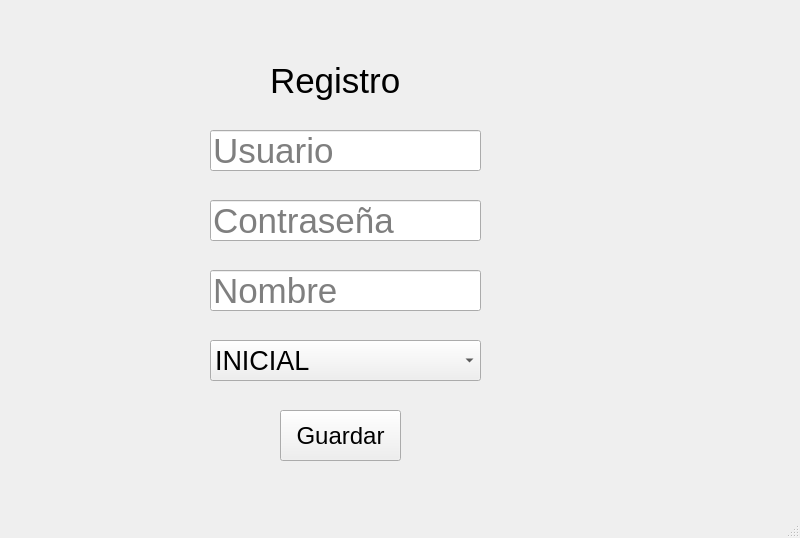
<?xml version="1.0" encoding="UTF-8"?>
<ui version="4.0">
 <class>MainWindow</class>
 <widget class="QMainWindow" name="MainWindow">
  <property name="geometry">
   <rect>
    <x>0</x>
    <y>0</y>
    <width>800</width>
    <height>538</height>
   </rect>
  </property>
  <property name="windowTitle">
   <string>MainWindow</string>
  </property>
  <widget class="QWidget" name="centralwidget">
   <widget class="QLabel" name="label">
    <property name="geometry">
     <rect>
      <x>270</x>
      <y>50</y>
      <width>131</width>
      <height>61</height>
     </rect>
    </property>
    <property name="font">
     <font>
      <pointsize>26</pointsize>
     </font>
    </property>
    <property name="text">
     <string>Registro</string>
    </property>
   </widget>
   <widget class="QLineEdit" name="lineEdit">
    <property name="geometry">
     <rect>
      <x>210</x>
      <y>130</y>
      <width>271</width>
      <height>41</height>
     </rect>
    </property>
    <property name="font">
     <font>
      <pointsize>26</pointsize>
     </font>
    </property>
    <property name="placeholderText">
     <string>Usuario</string>
    </property>
   </widget>
   <widget class="QLineEdit" name="lineEdit_2">
    <property name="geometry">
     <rect>
      <x>210</x>
      <y>200</y>
      <width>271</width>
      <height>41</height>
     </rect>
    </property>
    <property name="font">
     <font>
      <pointsize>26</pointsize>
     </font>
    </property>
    <property name="placeholderText">
     <string>Contraseña</string>
    </property>
   </widget>
   <widget class="QLineEdit" name="lineEdit_3">
    <property name="geometry">
     <rect>
      <x>210</x>
      <y>270</y>
      <width>271</width>
      <height>41</height>
     </rect>
    </property>
    <property name="font">
     <font>
      <pointsize>26</pointsize>
     </font>
    </property>
    <property name="placeholderText">
     <string>Nombre</string>
    </property>
   </widget>
   <widget class="QPushButton" name="pushButton">
    <property name="geometry">
     <rect>
      <x>280</x>
      <y>410</y>
      <width>121</width>
      <height>51</height>
     </rect>
    </property>
    <property name="font">
     <font>
      <pointsize>18</pointsize>
     </font>
    </property>
    <property name="text">
     <string>Guardar</string>
    </property>
   </widget>
   <widget class="QComboBox" name="comboBox">
    <property name="geometry">
     <rect>
      <x>210</x>
      <y>340</y>
      <width>271</width>
      <height>41</height>
     </rect>
    </property>
    <property name="font">
     <font>
      <pointsize>20</pointsize>
     </font>
    </property>
    <property name="placeholderText">
     <string/>
    </property>
    <item>
     <property name="text">
      <string>INICIAL</string>
     </property>
    </item>
    <item>
     <property name="text">
      <string>PRIMARIA</string>
     </property>
    </item>
    <item>
     <property name="text">
      <string>DOCENTE</string>
     </property>
    </item>
    <item>
     <property name="text">
      <string>SUPERVISOR</string>
     </property>
    </item>
   </widget>
  </widget>
  <widget class="QMenuBar" name="menubar">
   <property name="geometry">
    <rect>
     <x>0</x>
     <y>0</y>
     <width>800</width>
     <height>22</height>
    </rect>
   </property>
  </widget>
  <widget class="QStatusBar" name="statusbar"/>
 </widget>
 <resources/>
 <connections/>
</ui>
